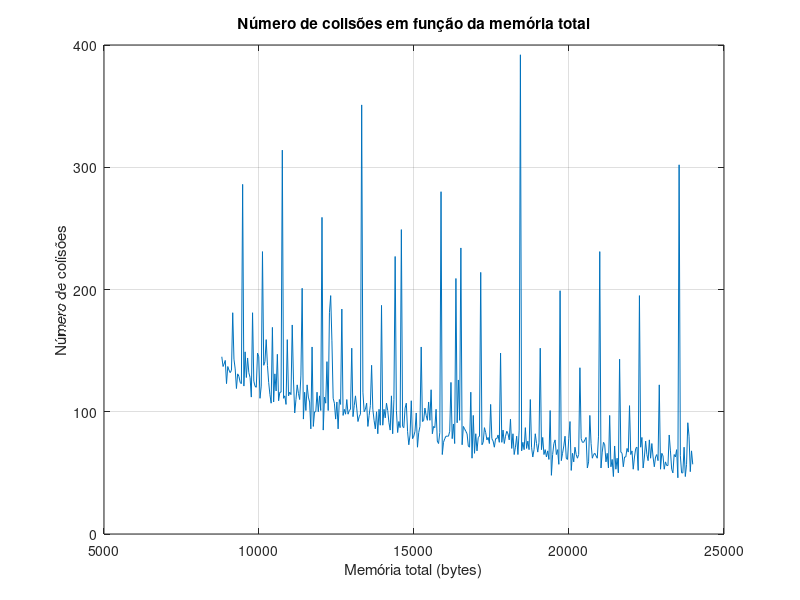
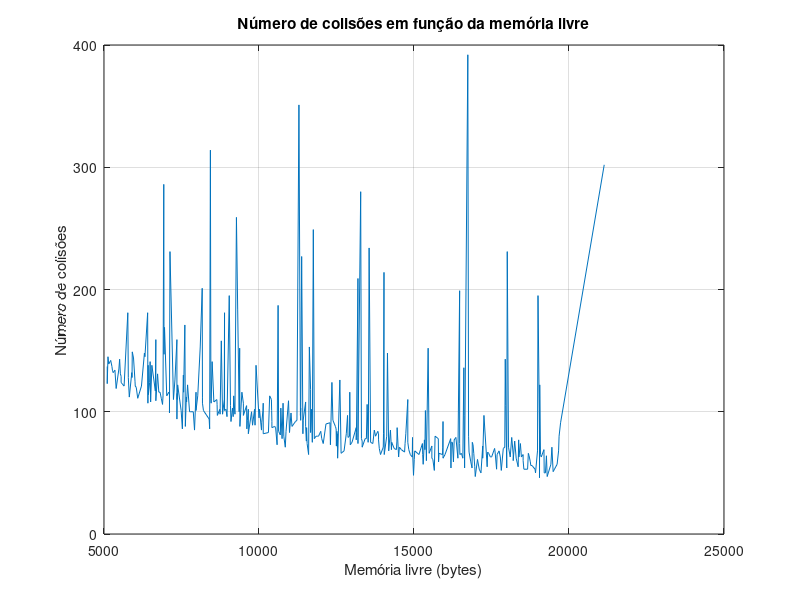
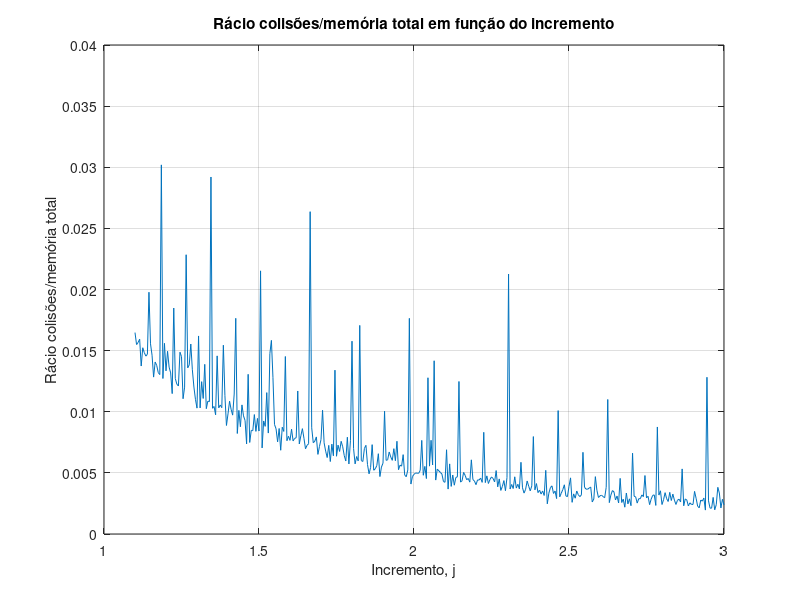
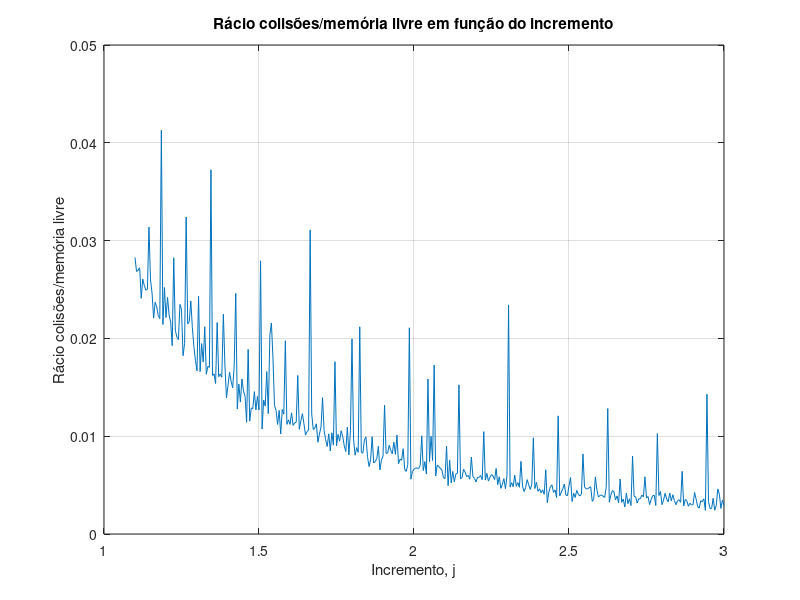

These figures' MATLAB source, in order:
clear
close all
clc

% Obter dados do ficheiro
table = load("first.txt");
j = table(:,1);
new_size = table(:,2);
memory = table(:,3);
free_memory = table(:,4);
collisions = table(:,5);

% Ordenar arrays free_memory e collisions (com base no free_memory)
[free_memory_sorted,sortIdx] = sort(free_memory,'ascend');
collisions_sorted = collisions(sortIdx);

% Obter rácios
ratio_col_mem = collisions./memory;
ratio_col_free = collisions./free_memory;

% Plots
figure(1)
plot(memory,collisions)
title('Número de colisões em função da memória total')
xlabel('Memória total (bytes)')
ylabel('Número de colisões')
grid on

figure(2)
plot(free_memory_sorted,collisions_sorted)
title('Número de colisões em função da memória livre')
xlabel('Memória livre (bytes)')
ylabel('Número de colisões')
grid on

figure(3)
plot(j,ratio_col_mem)
title('Rácio colisões/memória total em função do incremento')
xlabel('Incremento, j')
ylabel('Rácio colisões/memória total')
grid on

figure(4)
plot(j,ratio_col_free)
title('Rácio colisões/memória livre em função do incremento')
xlabel('Incremento, j')
ylabel('Rácio colisões/memória livre')
grid on

figure(5)
plot(memory,free_memory)
title('Memória livre em função da memória total')
xlabel('Memória total (bytes)')
ylabel('Número livre (bytes)')
grid on